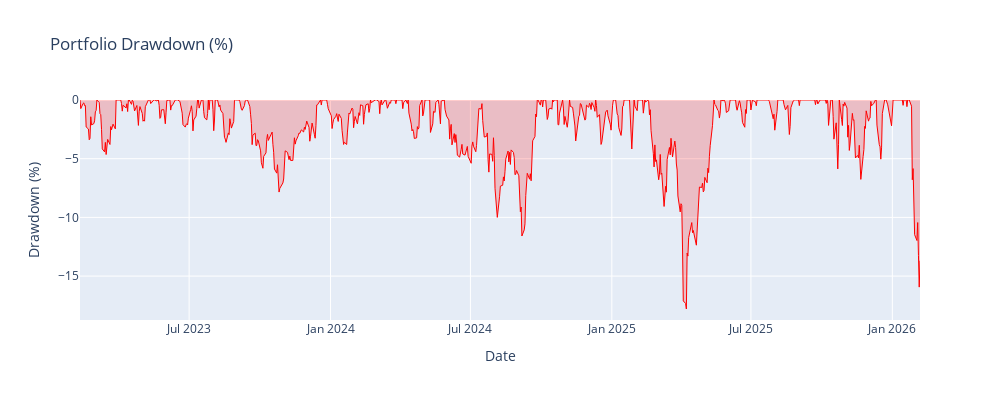

The notebook cell this image was saved under:
### Code cell
# Drawdown Analysis
cum_returns = (1 + portfolio_returns).cumprod()
running_max = cum_returns.cummax()
drawdown = (cum_returns - running_max) / running_max * 100

fig = go.Figure()
fig.add_trace(go.Scatter(
    x=drawdown.index, y=drawdown.values,
    fill='tozeroy',
    fillcolor='rgba(255,0,0,0.2)',
    line=dict(color='red', width=1),
    name='Drawdown'
))
fig.update_layout(
    title='Portfolio Drawdown (%)',
    xaxis_title='Date',
    yaxis_title='Drawdown (%)',
    width=1000, height=400
)
fig.show()

# Top 5 drawdowns
print("\nTop 5 Drawdown Periods:")
print("="*60)
dd_series = drawdown
is_dd = dd_series < 0
dd_periods = []
in_dd = False
start = None
for i in range(len(dd_series)):
    if dd_series.iloc[i] < 0 and not in_dd:
        in_dd = True
        start = dd_series.index[i]
    elif dd_series.iloc[i] >= 0 and in_dd:
        in_dd = False
        period_dd = dd_series.loc[start:dd_series.index[i]]
        dd_periods.append({
            'Start': start,
            'End': dd_series.index[i],
            'Max_DD': period_dd.min(),
            'Duration': (dd_series.index[i] - start).days
        })

dd_periods.sort(key=lambda x: x['Max_DD'])
for i, p in enumerate(dd_periods[:5]):
    print(f"  {i+1}. {p['Start'].strftime('%Y-%m-%d')} to {p['End'].strftime('%Y-%m-%d')}: {p['Max_DD']:.2f}% ({p['Duration']} days)")

### Figure 1 — Plotly figure (JSON) as saved in the notebook; plotly's stock layout.template omitted (floating-point values rounded to 4 significant figures; data arrays with more than 128 entries replaced by an {"elided": "..."} marker saying what was removed)
{"data": [{"fill": "tozeroy", "fillcolor": "rgba(255,0,0,0.2)", "line": {"color": "red", "width": 1}, "name": "Drawdown", "type": "scatter", "x": {"elided": "773 str values"}, "y": {"elided": "773 float values"}}], "layout": {"height": 400, "title": {"text": "Portfolio Drawdown (%)"}, "width": 1000, "xaxis": {"title": {"text": "Date"}}, "yaxis": {"title": {"text": "Drawdown (%)"}}}}
